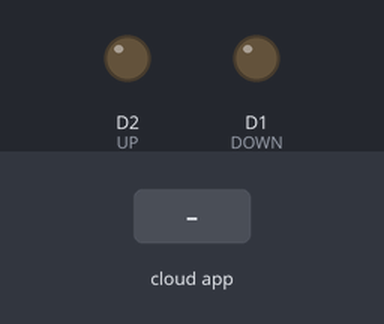
This sketch was run on a simulated ESP8266 (NodeMCU). Shown: output pins drawn as LEDs (lit = HIGH). Inputs (shaded band) come from the test bench. WiFi joins after 1.5 s; servers stay silent unless stated; what the sketch prints to the serial monitor is not drawn.

Above: at 0.1 s.
At 2.7 s:
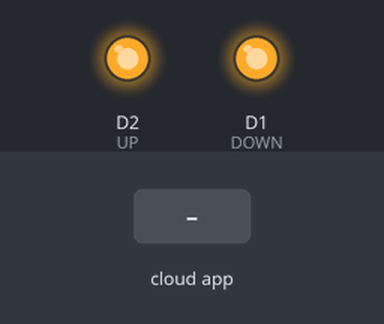
2.8 s: the phone or cloud app sets Rollo.Balkon to 1
At 3.1 s:
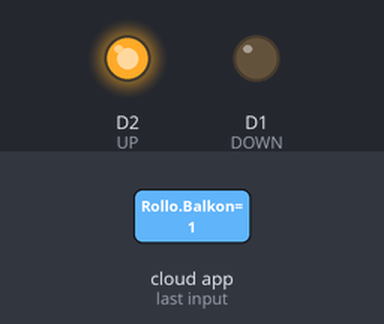
Timing chart, 0 to 9.3 s (numbered marks = the images above; inputs shaded):
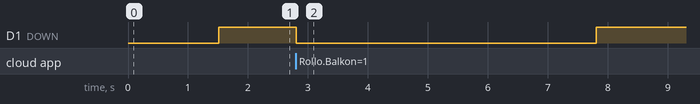

The sketch:

ESP_Fauxmo_Alexa.ino
```cpp
#include  <Arduino.h>
#include  <ESP8266WiFi.h>
#include "fauxmoESP.h"

#define WIFI_SSID "..."
#define WIFI_PASS "..."

#define SERIAL_BAUDRATE 115200

#define DOWN  D1
#define UP    D2

struct State  // Struct to keep current state of device
{
  bool state = 0;
  const char *device_name;
  uint8_t device_id;
} Curstate;

fauxmoESP fauxmo;

void setup() {
  Serial.begin(SERIAL_BAUDRATE);
  Serial.println("Alexa <-> ESP demo sketch");
  Serial.println("After connection, ask Alexa/Echo to 'turn [DEVICE] on' or 'off'");

  wifiSetup();

  fauxmo.addDevice("Rollo Balkon"); // One or all blinds - work on multiple individual shades later
  Serial.println("Device 'Rollo Balkon' added");

  fauxmo.onMessage(callback);

  pinMode(DOWN, OUTPUT);
  pinMode(UP, OUTPUT);

  digitalWrite(DOWN, HIGH); // Set UP and DOWN HIGH so the remote doesn't activate on start up
  digitalWrite(UP, HIGH);
}

void loop() {
  static bool state;

  fauxmo.handle();

  if (state != Curstate.state)
  {
    state = Curstate.state;

    if (Curstate.state) {
      Serial.println("ON/DOWN");
      digitalWrite(DOWN, LOW);
      delay(5000);
      digitalWrite(DOWN, HIGH);
    } else {
      Serial.println("OFF/UP");
      digitalWrite(UP, LOW);
      delay(5000);
      digitalWrite(UP, HIGH);
    }
  }
}

void wifiSetup() {
  WiFi.mode(WIFI_STA);

  Serial.printf("[WIFI] Connecting to %s ", WIFI_SSID);
  WiFi.begin(WIFI_SSID, WIFI_PASS);

  while (WiFi.status() != WL_CONNECTED) {
    Serial.print(".");
    delay(100);
  }

  Serial.println();
  Serial.printf("[WIFI] STATION Mode, SSID: %s, IP address: %s\n", WiFi.SSID().c_str(), WiFi.localIP().toString().c_str());
}

void callback(uint8_t device_id, const char * device_name, bool state) {
  if (state == Curstate.state) return;

  Curstate.device_name = device_name;
  Curstate.state = state;
  Curstate.device_id = device_id;
}
```

Measured:
- after the input at 2.8 s, D1 (DOWN): HIGH → LOW at once, → HIGH 5.0 s later
